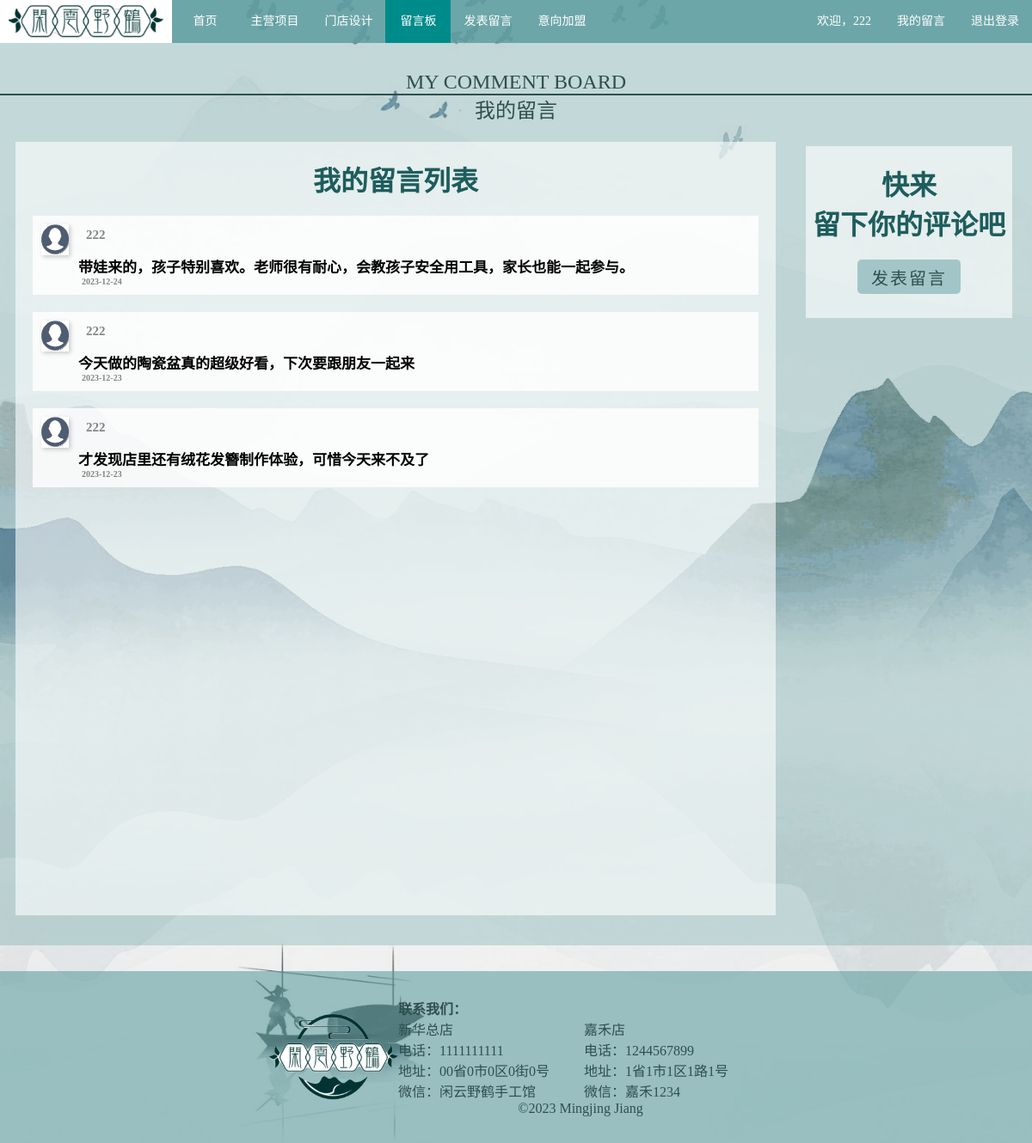
Screenshot of /home/留言/我的留言.php (signed in) with the database file from the repository.
### tables this page shows
CREATE TABLE IF NOT EXISTS `comment` (
  `id` int(10) NOT NULL AUTO_INCREMENT,
  `username` int(11) NOT NULL,
  `content` text NOT NULL,
  `time` date NOT NULL DEFAULT current_timestamp(),
  `uid` int(11) NOT NULL,
  PRIMARY KEY (`id`)
);

CREATE TABLE IF NOT EXISTS `contact` (
  `id` int(20) NOT NULL AUTO_INCREMENT,
  `name` varchar(30) NOT NULL,
  `tell` bigint(80) NOT NULL COMMENT '电话',
  `address` text NOT NULL COMMENT '地址',
  `wechat` varchar(30) DEFAULT NULL,
  PRIMARY KEY (`id`)
);

### home/留言/我的留言.php (the view, shortened to what this page needs)
<?php
include '../../public/common/config.php';
include '../../public/common/navbar.php';
$uid = $_SESSION['home_uid'];
$stmt = $conn->prepare("SELECT * FROM comment WHERE uid = ? ORDER BY time DESC");
$stmt->bind_param("s", $uid);
$stmt->execute();
$rst = $stmt->get_result();
$sql_contact = "SELECT * FROM contact";
$rst_contact = mysqli_query($conn, $sql_contact);
?>
<!DOCTYPE html>
<html lang="zh-CN">
<head>
    <link rel="stylesheet" href='../css/base.css' />
    <link rel="stylesheet" href='../css/common.css' />
    <link rel="stylesheet" href="../css/互动.css" />
    <link rel="stylesheet" href='留言.css' />
</head>
<body>
    <?php echo getNavbarSub('message'); ?>
    <div class="box">
        <div align="center" style="background-color: rgba(95, 158, 160, 0.3);padding-bottom: 20px;padding-top:30px;">
            <div class="contexta2">
                <div class="context2">
                    <font size="5px" face="bookman old style" color="#2F4F4F">
                        <div class="titlea">MY COMMENT BOARD</div>
                    </font>
                    <div class="line"></div>
                    <font size="5px" face="宋体" color="#2F4F4F">
                        <div class="titlea">我的留言</div>
                    </font>
                </div>
            </div>
            <div class="middle">
                <div class="comment1">
                    <h1 style="margin-top: 20px;">我的留言列表</h1>
                    <?php
                    if ($rst->num_rows > 0) {
                        while ($row = $rst->fetch_assoc()) {
                            echo "
                            <div class='messege' data-id='" . $row['id'] . "'>
                                <div class='messege-actions'>
                                    <button class='btn-edit' onclick='openEditModal(" . $row['id'] . ", \"" . htmlspecialchars($row['content'], ENT_QUOTES, 'UTF-8') . "\")'>修改</button>
                                    <button class='btn-delete' onclick='deleteComment(" . $row['id'] . ")'>删除</button>
                                </div>
                                <div class='user'>
                                    <div class='userlogo'>
                                        <img src='../img/userlogo.jpg' width='32px' height='36px' />
                                    </div>
                                    <h5>" . htmlspecialchars($row['username'], ENT_QUOTES, 'UTF-8') . "</h5>
                                </div>
                                <div class='comment'>
                                    <h4>" . htmlspecialchars($row['content'], ENT_QUOTES, 'UTF-8') . "</h4>
                                    <h6>" . htmlspecialchars($row['time'], ENT_QUOTES, 'UTF-8') . "</h6>
                                </div>
                            </div>";
                        }
                    } else {
                        echo "<p style='text-align: center; padding: 30px; color: #666;'>暂无留言，快去发表你的第一条留言吧！</p>";
                    }
                    ?>
                </div>
                <div class="comment2">
                    <div class="profile" style="margin-top: 20px;">
                        <h1>快来</h1>
                        <h1>留下你的评论吧</h1>
                    </div>
                    <input type="button" value="发表留言" onclick='window.open("发布留言.php")' class="btn" style="width: 120px;height:40px;margin:10px auto;font-size:20px;margin-top: 20px;">
                </div>
            </div>
        </div>
    </div>
    <div align="center" style="background-color: rgb(95, 158, 160, 0.6);">
        <div class="bottom">
            <img src="../img/QQ图片20220506135349.png" width="150px" height="100px" />
            <font face="楷体" size="3" color="#2F4F4F">
                <div style="text-align:left;"><b>联系我们：</b></div>
                <div>
                    <?php
                    while ($row_contact = mysqli_fetch_assoc($rst_contact)) {
                        echo "<div style='text-align: left;float:left;margin-right:40px;'><p>" . htmlspecialchars($row_contact['name'], ENT_QUOTES, 'UTF-8') . "</p>";
                        echo "<p>电话：" . htmlspecialchars($row_contact['tell'], ENT_QUOTES, 'UTF-8') . "</p>";
                        echo "<p>地址：" . htmlspecialchars($row_contact['address'], ENT_QUOTES, 'UTF-8') . "</p>";
                        echo "<p>微信：" . htmlspecialchars($row_contact['wechat'], ENT_QUOTES, 'UTF-8') . "</p></div>";
                    }
                    ?>
                </div>
                <div style="margin-top:10px;">©2023 Mingjing Jiang</div>
            </font>
        </div>
    </div>
</body>
</html>

### home/css/base.css (style rules this page uses)
img { border: 0; vertical-align: middle; }

### home/css/common.css (style rules this page uses)
* { margin: 0; padding: 0; box-sizing: border-box; }
img { border: 0; vertical-align: middle; }
button, input { font-family: 'Microsoft YaHei', 'Heiti SC', tahoma, arial, 'Hiragino Sans GB', \\5B8B\4F53, sans-serif; outline: none; }

### home/css/互动.css (style rules this page uses)
body { background-image: url(../img/背景1.png); background-position: center center; background-size: cover; background-attachment: fixed; background-color: rgba(255, 255, 255, 0.7) }
.line { height: 3px; margin: 0; padding: 0; align-content: center; display: flex; align-items: center; justify-content: center; border-bottom: 2px solid #2F4F4F; }
.titlea { height: 25px; font-family:"宋体"; font-size: 24px; margin-top: 3px; display: flex; align-items: center; justify-content: center; }
.bottom { height: 200px; width: 1200px; display: flex; justify-content: center; align-items: center; margin-top: 30px; }
.contexta2 { height: 70px; width: 1200px; padding: 0; border: 0; display: flex; align-items: center; justify-content: center; }
.context2 { height: 70px; margin: 0; padding: 0; border: 0; width: 1200px; align-items: center; }

### home/留言/留言.css (style rules this page uses)
.btn { width: 110px; height: 60px; margin-top:40px ; background-color: rgb(95, 158, 160, 0.5); outline: none; color: #2F4F4F; letter-spacing: 2px; border: none; cursor: pointer; border-radius: 5px; }
.middle { width: 1200px; display: flex; justify-content: center; }
.comment2 { float: left; width: 240px; height: 200px; margin: 20px; text-align: center; display: block; align-items: center; justify-content: center; background-color: rgba(255, 255, 255, 0.6); }
.comment1 { float: left; width: 884px; min-height: 900px; margin: 15px; text-align: center; display: block; align-items: center; justify-content: center; background-color: rgba(255, 255, 255, 0.6); }
.profile { display: block; align-items: center; justify-content: center; width: 100%; }
.userlogo { margin-right: 20px; float: left; box-shadow: 2px 2px 5px rgba(0, 0, 0.2, 0.2); height: 100%; }
.messege { margin: 20px; padding: 10px; background-color: rgba(255, 255, 255, 0.8); text-align: center; display: block; align-items: center; justify-content: center; }
h1 { color: #1e5d5d; }
h5 { padding-top: 4px; font-size: 15px; color: #0000007a; text-align: left; }
h4 { font-size: 17px; margin-left: 43px; height: auto; word-wrap:break-word; word-break:break-all; overflow: hidden; text-align: left; }
h6 { font-size: 10px; margin-left: 47px; color: #0000007a; text-align: left; }
.comment { text-align: center; align-items: center; justify-content: center; }
.user { margin: 0; padding: 0; height: 36px; text-align: center; align-items: center; justify-content: center; }

### home/留言/我的留言.php (style rules this page uses)
.messege { position: relative; }

### rows the page displays
comment: username "222", content "带娃来的，孩子特别喜欢。老师很有耐心，会教孩子安全用工具，家长也能一起参与。", time "2023-12-24"
comment: username "222", content "今天做的陶瓷盆真的超级好看，下次要跟朋友一起来", time "2023-12-23"
comment: username "222", content "才发现店里还有绒花发簪制作体验，可惜今天来不及了", time "2023-12-23"
contact: name "新华总店", tell "1111111111", address "00省0市0区0街0号", wechat "闲云野鹤手工馆"
contact: name "嘉禾店", tell "1244567899", address "1省1市1区1路1号", wechat "嘉禾1234"

### other values shown
$item['name'] "首页"
$item['name'] "主营项目"
$item['name'] "门店设计"
$item['name'] "留言板"
$item['name'] "发表留言"
$item['name'] "意向加盟"
$username "222"
